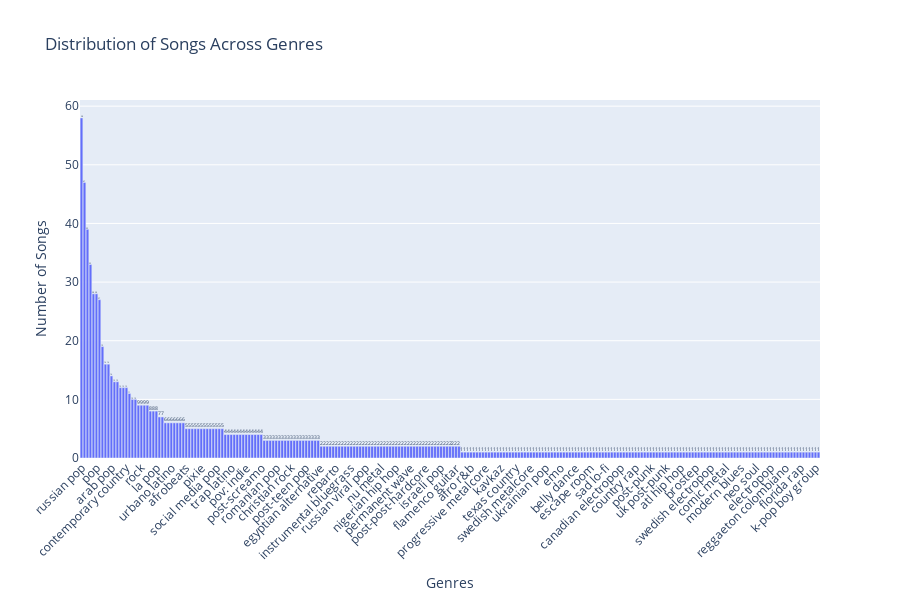

The notebook cell saved with this chart:
### Code cell
create_genre_histogram(genre_classification, sp)

### Figure 1 — Plotly figure (JSON) as saved in the notebook; plotly's stock layout.template omitted (floating-point values rounded to 4 significant figures; data arrays with more than 128 entries replaced by an {"elided": "..."} marker saying what was removed)
{"data": [{"text": {"elided": "247 str values"}, "textposition": "auto", "type": "bar", "x": {"elided": "247 str values"}, "y": {"elided": "247 int values"}}], "layout": {"bargap": 0.1, "height": 600, "margin": {"b": 100}, "title": {"text": "Distribution of Songs Across Genres"}, "xaxis": {"tickangle": -45, "title": {"text": "Genres"}}, "yaxis": {"title": {"text": "Number of Songs"}}}}
